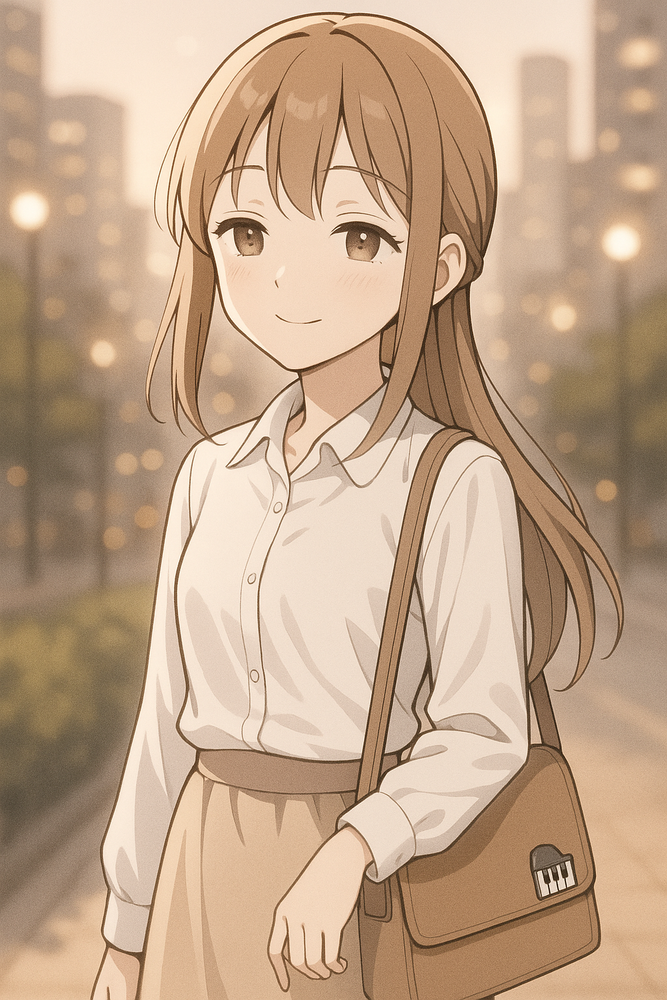
#> input picture image_editing_app_project/test_image.png, 667 x 1000 px, shrunk from 1024 x 1536 before the run, found by its file name
$ python PIL_api_test.py
#> lines starting #> are read from the running program, lines starting #| are printed output that depends on the picture
from PIL import Image, ImageFilter, ImageEnhance
with Image.open("image_editing_app_project/test_image.png") as pic:
#> pic is the input picture: PIL image 667x1000 RGB; mean R, G, B 194.3, 165.7, 139.3
    pic.show()

    saturate = ImageEnhance.Color(pic)
    saturate = saturate.enhance(1.2)
    saturate.show()

    black_white = pic.convert("L")
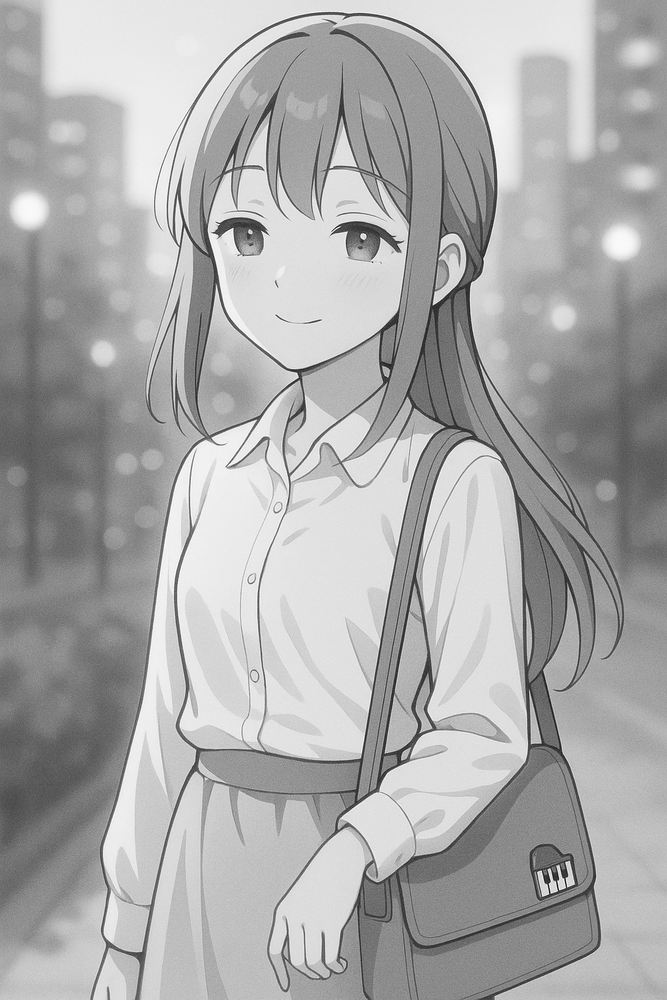
#> black_white: PIL image 667x1000 L; min 17, max 254, mean 171.2
    black_white.save("image_editing_app_project/gray_pic.png")
    black_white.show()

    mirror = pic.transpose(Image.FLIP_LEFT_RIGHT)
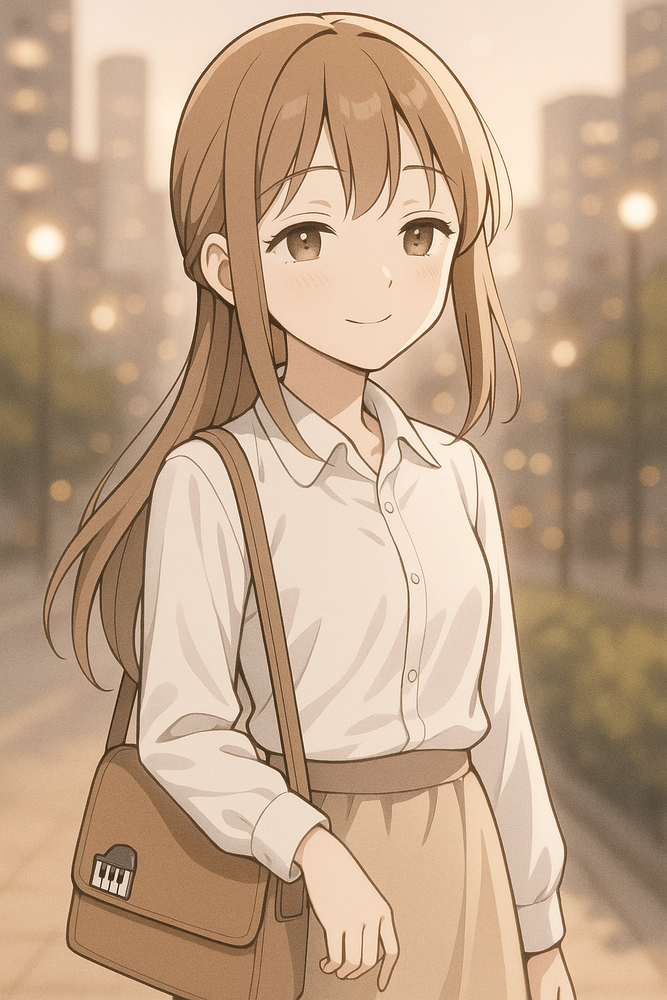
#> mirror: PIL image 667x1000 RGB; mean R, G, B 194.3, 165.7, 139.3
    mirror.show()
